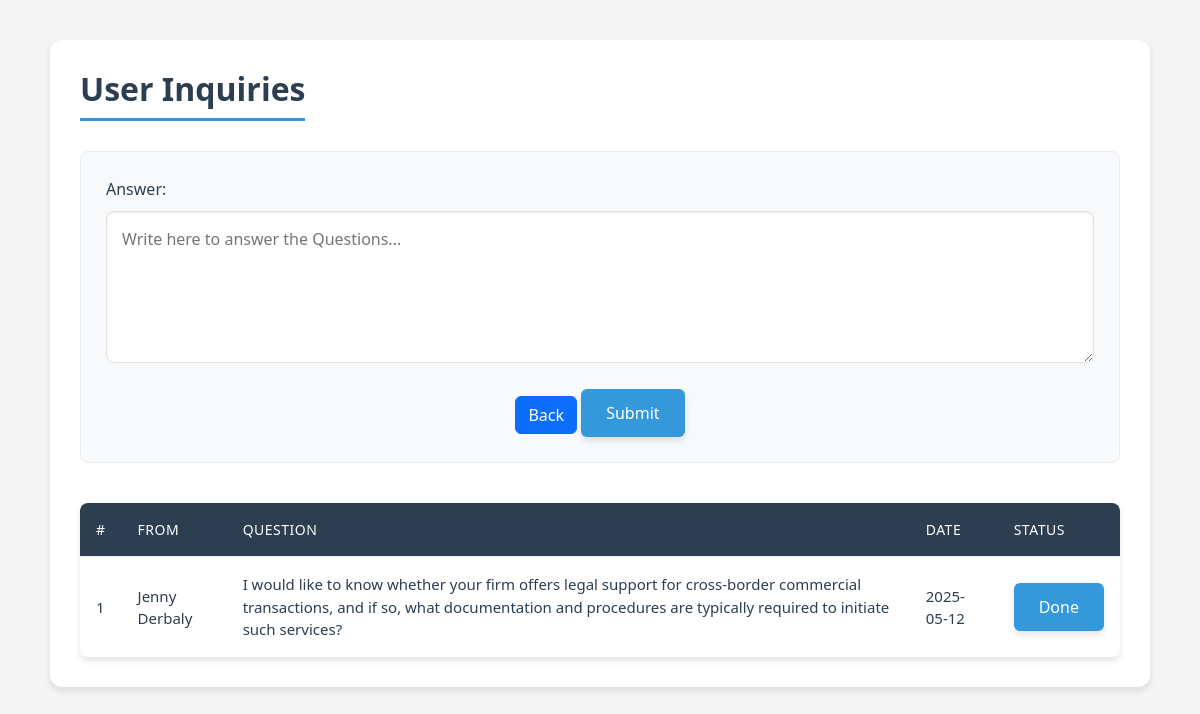
The app's page /admin/contact.php (signed in) with its own data.
### tables this page shows
CREATE TABLE `inquiry` (
  `id` int(50) NOT NULL,
  `content` varchar(700) NOT NULL,
  `date` date NOT NULL,
  `status` enum('Pending','Done') NOT NULL DEFAULT 'Pending',
  `userid` int(50) NOT NULL
);

CREATE TABLE `user` (
  `id` int(50) NOT NULL,
  `fname` varchar(255) NOT NULL,
  `lname` varchar(255) NOT NULL,
  `email` varchar(255) NOT NULL,
  `password` varchar(255) NOT NULL,
  `address` varchar(255) NOT NULL,
  `phonenum` int(9) NOT NULL,
  `image` varchar(255) NOT NULL,
  `role` int(1) NOT NULL,
  `status` enum('Unverified','Unrestricted','Restricted','') NOT NULL DEFAULT 'Unverified'
);

### admin/contact.php (the view, shortened to what this page needs)
<?php
include '../db.php';
if(!isset($_SESSION['admin']['id'])) {
    header("Location: login.php");
    exit();
} else {
    $adminid = $_SESSION['admin']['id'];
?>
<!DOCTYPE html>
<html lang="en">
<head>
  <link href="https://cdn.jsdelivr.net/npm/bootstrap@5.3.0/dist/css/bootstrap.min.css" rel="stylesheet">
</head>
<body>
<?php
$sql="SELECT * FROM inquiry WHERE userid != '$adminid' AND status='Pending'";
$res=$conn->query($sql);
?>
  <div class="container">
    <h2>User Inquiries</h2>
     <form action="inquiry.php" method="post">
    <label for="answer">Answer:</label>
    <textarea rows="5" name="answer" placeholder="Write here to answer the Questions..."></textarea>
    <div style="text-align:center">
       <a href="accepted.php" class="btn btn-primary ">Back</a>
      <button type="submit">Submit</button>
    </div>
    </form>
    <table>
      <thead>
        <tr>
            <th>#</th>
            <th>From</th>
          <th>Question</th>
          <th>Date</th>
          <th>Status</th>
        </tr>
      </thead>
      <tbody>
        <?php
        $t=0;
while($row=$res->fetch_assoc()){
    $t++;
          $question = $row['content'];
          $date = $row['date'];
          $userid = $row['userid'];
            $sql1 = "SELECT * FROM user WHERE id='$userid'";
            $res1 = $conn->query($sql1);
            $row1 = $res1->fetch_assoc();
            $name = $row1['fname'] . " " . $row1['lname'];
        ?>
        <tr>
            <td><?= $t ; ?></td>
            <td><?= $name ; ?></td>
          <td><?= $question ; ?></td>
          <td><?= $date ; ?></td>
          <form action="updateInquiry.php" method="post">
          <td><button type="submit">Done</button></td>
          </form>
        </tr>
      </tbody>
      <?php
        }
        ?>
    </table>
  </div>
  <?php
}
  ?>
</body>
</html>

### admin/contact.php (style rules this page uses)
:root { --primary: #2c3e50; --secondary: #3498db; --success: #2ecc71; --background: #f4f4f4; --white: #ffffff; --gray: #95a5a6; --shadow: 0 4px 6px rgba(0, 0, 0, 0.1); }
body { font-family: 'Segoe UI', Arial, sans-serif; background: var(--background); margin: 0; padding: 40px 20px; color: var(--primary); }
.container { max-width: 1100px; margin: auto; background: var(--white); padding: 30px; box-shadow: var(--shadow); border-radius: 12px; }
h2 { margin-bottom: 30px; font-size: 32px; color: var(--primary); font-weight: 600; border-bottom: 3px solid var(--secondary); padding-bottom: 10px; display: inline-block; }
form { margin-bottom: 40px; background: #f8f9fa; padding: 25px; border-radius: 8px; border: 1px solid #e9ecef; }
label { display: block; margin-bottom: 10px; font-weight: 500; color: var(--primary); }
textarea { width: 100%; padding: 15px; font-size: 16px; border-radius: 8px; border: 1px solid #dee2e6; margin-bottom: 20px; resize: vertical; min-height: 120px; transition: border-color 0.3s ease; box-shadow: inset 0 1px 2px rgba(0,0,0,0.075); }
button { background: var(--secondary); color: var(--white); border: none; padding: 12px 25px; border-radius: 6px; font-size: 16px; font-weight: 500; cursor: pointer; transition: all 0.3s ease; box-shadow: var(--shadow); }
table { width: 100%; border-collapse: separate; border-spacing: 0; background: var(--white); border-radius: 8px; overflow: hidden; box-shadow: var(--shadow); }
th, td { padding: 16px; text-align: left; border-bottom: 1px solid #e9ecef; }
th { background-color: var(--primary); color: var(--white); font-weight: 500; text-transform: uppercase; font-size: 14px; letter-spacing: 0.5px; }
tr:last-child td { border-bottom: none; }
tbody tr { transition: background-color 0.3s ease; }
td { color: #2c3e50; font-size: 15px; }

### records on screen
inquiry: userid.lname "Jenny Derbaly", content "I would like to know whether your firm offers legal support for cross-border commercial transactions, and if so, what documentation and procedures are typically required to initiate such services?", date "2025-05-12"
